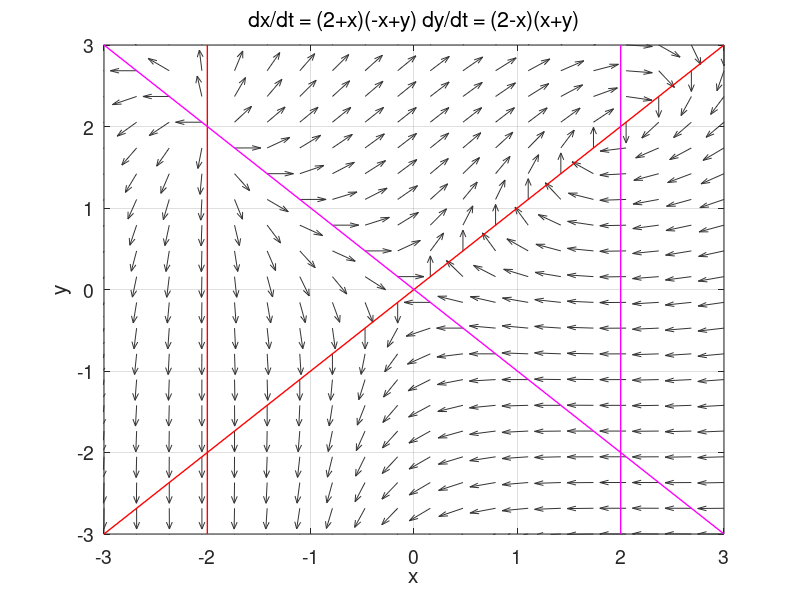

MATLAB code for this plot: (Note: this script raises an error after producing the figure.)
% chaos11.m

% Dynamics of Linear and Nonlinear Systems.
% PHASE PLANE ANALYSIS: Linear and Non-linear Systems.
% A finite difference method is used to solve the paired coupled D.E.
% The number of calculations needs is enormous for stability N ~ 60e6.
% The simulation time not too large else solution diverges  tMax.
% Need to specify the dimensions of the phase space for each D.E. L. 
% The initial values for the state variables x and y are specified using
     % the ginput: click to select I.C. in the phase space plot 
     % the number of trajectories plotted is given by numT.
     % numT = 1 for only 1 trajectory and the time evolution of x & y
% The D.E. needs to be entered three times: indicated by **** .... ***
% The equations for the nullclines are given for each pair of D.E.
% Sample D.E. is chosen using flagC. 
% A time evolution plot of x and y is displayed for the last I.C.

     
% Ian Cooper
% email: ian.cooper@sydney.edu.au
% School of Physics, University of Sydney
% 180913 / Matlab version R2018a

% DOING PHYSICS WITH MATLAB 
%    http://www.physics.usyd.edu.au/teach_res/mp/mphome.htm
% Reference page for documentation and notes
%    http://www.physics.usyd.edu.au/teach_res/mp/doc/chaos10.pdf
%    http://www.physics.usyd.edu.au/teach_res/mp/doc/chaos11.pdf
%  

clear 
close all
clc

tic

% INPUTS ==============================================================

% Number of trajectories plotted in phase space portrait
numT = 1;


% Choose coupled D.E. *************************************************
 flagC = 4;
% 1 dx/dt = x*(x^2-1)    dy/dt = y  
% 2 dx/dt = (x+1)*y      dy/dt = y
% 3 dx/dt = x - y        dy/dt = 2x - y - x^2
% 4 dx/dt = (2+x)*(-x+y) dy/dt = (2-x)*(x+y)
% 5 dx/dt = x - 2y -1    dy/dt = 2x - 3y - 3     linear

% Simulation time tMax  /  Boundary for plots LxL
% Number of calculations
  switch flagC
      case 1
        N = 50e5;
        tMax = 5;
        L = 3;
        tmC = 'dx/dt = x(x^2 - 1)   dy/dt = y ';
      case 2
        N = 10e6;
        tMax = 3;
        L = 5;
        tmC = 'dx/dt = (x + 1)y     dy/dt = y';
      case 3
        N = 50e5;   
        tMax = 30;
        L = 3; 
        tmC = 'dx/dt = x - y       dy/dt = 2x - y - x^2';
      case 4
        N = 50e6;
        tMax = 10;
        L = 3;
        tmC = 'dx/dt = (2+x)(-x+y) dy/dt = (2-x)(x+y)';
      case 5
        N = 50e5;
        tMax = 15;
        L = 10;
        tmC = 'dx/dt = x - 2y - 1    dy/dt = 2x - 3y -3';  
 end
% *********************************************************************

% CALCULATIONS ========================================================
 
 ticks = -L:1:L;
 
% State variables
  x = zeros(N,1);
  y = zeros(N,1);
     
% Time domain
  t = linspace(0,tMax,N);
  dt = t(2)-t(1);
  
% Phase space setup: number of vectors nX [16] 
   nX = 20;
% Vector field 
  x1 = linspace(-L,L,nX);
  x2 = x1;
  [xx, yy] = meshgrid(x1,x2);
  
 % ***********************************************
  switch flagC
      case 1
       f = (xx).*(xx.^2-1);   
       g = yy; 
      case 2
       f = (xx+1).*yy;    
       g = xx.*(yy+3); 
      case 3
       f = xx - yy;
       g = 2.*xx - yy - xx.^2;
      case 4
       f = (2 + xx).*(-xx + yy);
       g = (2 - xx).*( xx + yy);
      case 5
       f = xx - 2.*yy -1;
       g = 2.*xx - 3.*yy -3;
  end 
 % **********************************************
  
   fs = f./sqrt(f.^2 + g.^2);    % unit vectors
   gs = g./sqrt(f.^2  +g.^2);
  
  
% GRAPHICS   ==========================================================  

FS = 14;  % fontsize

figure(1)
  pos = [0.35 0.05 0.29 0.39];
  set(gcf,'Units','normalized');
  set(gcf,'Position',pos);
  set(gcf,'color','w');
  title(tmC,'fontweight','normal')
  hold on
  box on
  
% VECTOR FIELD
   hq = quiver(xx,yy,fs,gs);
   set(hq,'color',[0.2 0.2 0.2],'AutoScaleFactor',0.6);
   set(gca,'fontsize',FS)
   xlim([-L L])
   ylim([-L L])
   set(gca,'xtick',ticks);
   set(gca,'ytick',ticks);
   grid on   
 %  hold on
   xlabel('x'); ylabel('y');

   % NULLCLINES
  switch flagC
      case 1
        xP = [0 0]; yP = [-L L];
          plot(xP,yP,'r','linewidth',1.2)
        xP = [-1 -1]; yP = [-L L];
          plot(xP,yP,'r','linewidth',1.2)
        xP = [1 1]; yP = [-L L];
          plot(xP,yP,'r','linewidth',1.2)
        xP = [-L L]; yP = [0 0];
          plot(xP,yP,'m','linewidth',1)
        
      case 2
        xP = [-L L]; yP = [0 0];
          plot(xP,yP,'r','linewidth',1)
        xP = [-1 -1]; yP = [-L L];
          plot(xP,yP,'r','linewidth',1)  
        xP = [0 0]; yP = [-L L];
          plot(xP,yP,'m','linewidth',1)
        xP = [-L L]; yP = [-3 -3];
          plot(xP,yP,'m','linewidth',1)
      case 3
        xP = [-L L]; yP = [-L L];
          plot(xP,yP,'r','linewidth',1) 
        xP = linspace(-L,L, 100); yP = 2.*xP - xP.^2;
          plot(xP,yP,'m','linewidth',1)
      case 4
        xP = [-2 -2]; yP = [-L L];
          plot(xP,yP,'r','linewidth',1)
        xP = [-L L]; yP = [-L L];
          plot(xP,yP,'r','linewidth',1)
        xP = [2 2]; yP = [-L L];
          plot(xP,yP,'m','linewidth',1)
        xP = [-L L]; yP = [L -L];
          plot(xP,yP,'m','linewidth',1) 
      case 5
        xP = linspace(-L,L,100); yP = (xP-1)./2;
         plot(xP,yP,'r','linewidth',1)
        yP = (2.*xP - 3)./3;
         plot(xP,yP,'m','linewidth',1)   
 end
  
   
for cc = 1:numT
   
  [x(1), y(1)] = ginput(1);
  
  % 2ndt time step
  % ************************************************
  switch flagC
      case 1
        x(2) = x(1) + dt* x(1)*(x(1)^2-1); 
        y(2) = y(1) + dt* (y(1)+0);   
      case 2
        x(2) = x(1) + dt* y(1)*(x(1)+1); 
        y(2) = y(1) + dt* x(1)*(2*y(1)+3);
      case 3
        x(2) = x(1) + dt* (x(1) - y(1)); 
        y(2) = y(1) + dt* (2*x(1) - y(1) - x(1)^2);
      case 4
        x(2) = x(1) + dt* (2 + x(1))*(-x(1) + y(1)); 
        y(2) = y(1) + dt* (2 - x(1))*( x(1) + y(1));  
      case 5
        x(2) = x(1) + dt* (x(1) - 2*y(1) -1); 
        y(2) = y(1) + dt* (2*x(1) - 3*y(1) -3);   
   end 
  % ************************************************
  
% Solve coupled D.E. by finite difference method 

  flagS = 0; c = 3;
  while flagS == 0
   
% ************************************************* 
   switch flagC
       case 1
         x(c) = x(c-2) + 2*dt * (x(c-1)+0)*(x(c-1)^2-1); 
         y(c) = y(c-2) + 2*dt *  1*(y(c-1)+0);
       case 2
         x(c) = x(c-2) + 2*dt * (x(c-1)+1)*y(c-1); 
         y(c) = y(c-2) + 2*dt *  x(c-1)*(y(c-1)+3);
       case 3
         x(c) = x(c-2) + dt* (x(c-1) - y(c-1)); 
         y(c) = y(c-2) + dt* (2*x(c-1) - y(c-1) - x(c-1)^2);
       case 4
         x(c) = x(c-2) + dt* (2 + x(c-1))*(-x(c-1) + y(c-1)); 
         y(c) = y(c-2) + dt* (2 - x(c-1))*( x(c-1) + y(c-1));
       case 5
        x(c) = x(c-2) + dt* (x(c-1)   - 2*y(c-1) -1); 
        y(c) = y(c-2) + dt* (2*x(c-1) - 3*y(c-1) -3); 
   end
% *************************************************
   
   if abs(x(c)) > 10*L; flagS = 1; end
   if abs(y(c)) > 10*L; flagS = 1; end
   if c > N-10; flagS = 1; end
   c = c+1;
  end
  
   XY = 1:c-1;  % end index for x and y
   xP = x(1); yP = y(1);   
   Hplot = plot(xP,yP,'o');
   set(Hplot,'markersize',6,'markerFaceColor','b','markerEdgeColor','b')
   stepXY = 1e3;
   xP = x(1:stepXY:length(XY));
   yP = y(1:stepXY:length(XY));
   plot(xP,yP,'b','linewidth',2.5)
   
end
   
   
figure(2)
  pos = [0.05 0.05 0.29 0.29];
  set(gcf,'Units','normalized');
  set(gcf,'Position',pos);
  set(gcf,'color','w');
  plot(t(XY),x(XY),'b','linewidth',2)
  hold on
  plot(t(XY),y(XY),'r','linewidth',2)

  tm1 = 'x_{end} = ';
  tm2 = num2str(x(XY(end)),'%3.2f');
  tLx = [tm1 tm2];
  tm1 = 'y_{end} = ';
  tm2 = num2str(y(XY(end)),'%3.2f');
  tLy = [tm1 tm2];
  legend(tLx,tLy,'location','northoutside','orientation','horizontal')
  xlabel('t')
  ylabel('x & y')
  grid on
  set(gca,'fontsize',FS)
  box on 
 
     




toc
